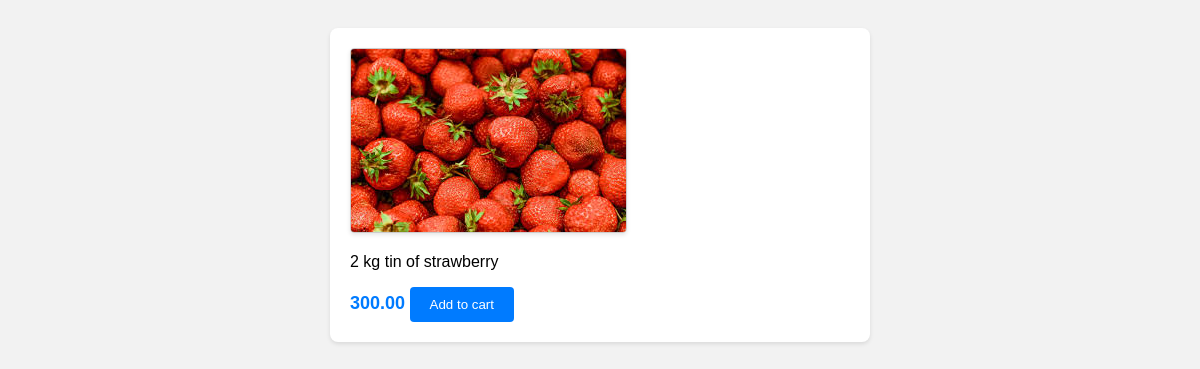
The app's page /inventory/products/10/ with its own data.
### inventory/models.py (models this page shows)
class Product(models.Model):
    vendor=models.ForeignKey(Vendor, null=True,on_delete=models.CASCADE)
    name = models.CharField(max_length=32)
    price = models.DecimalField(max_digits= 8,decimal_places=2)
    description = models.TextField()
    image = models.ImageField(upload_to= 'product_images/')
    date_created = models.DateTimeField(auto_now_add=True)
    date_updated = models.DateTimeField(auto_now=True)
    stock=models.PositiveIntegerField()

### inventory/views.py (the view)
# urls.py: path("products/<int:id>/", product_detail, name="product_detail_view"),
def product_detail(request,id):
    product= Product.objects.get(id=id)
    return render(request,"inventory/product_detail.html",{"product":product})

### templates/inventory/product_detail.html (shortened to what this page needs)
<!DOCTYPE html>
<html lang="en">
<head>
</head>
<body>
    <div class="product-container">
        <img src="{{ product.image.url }}" alt="{{ product.title }}" />
        <p class="product-description">{{ product.description }}</p>
        <span class="product-price">{{ product.price }}</span>
        <button class="add-to-cart-btn">Add to cart</button>
    </div>
</body>
</html>

### templates/inventory/product_detail.html (style rules this page uses)
body { font-family: Arial, sans-serif; background-color: #F2F2F2 ; padding: 20px; }
.product-container { max-width: 500px; margin: 0 auto; background-color: #fff; padding: 20px; border-radius: 8px; box-shadow: 0 2px 4px rgba(0, 0, 0, 0.1); }
.product-container img { max-width: 100%; display: block; margin-bottom: 16px; border: 1px solid #ccc; border-radius: 4px; box-shadow: 0 2px 4px rgba(0, 0, 0, 0.1); }
.product-description { margin-bottom: 16px; }
.product-price { font-size: 18px; font-weight: bold; color: #007BFF ; }
.add-to-cart-btn { background-color: #007BFF ; color: #fff; border: none; padding: 10px 20px; border-radius: 4px; cursor: pointer; }

### records on screen
Product: image (picture), description "2 kg tin of strawberry", price "300.00"
